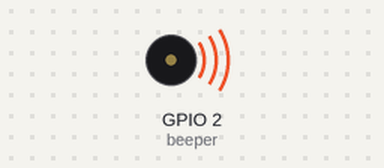
Simulated run of this program. Board: ESP32 board running MicroPython. Shown: buzzer (waves = sounding). What the program prints to the serial console is not drawn. At 85.2 s the program stops and its outputs stay as they are.

Above: at 0.1 s.
Timing chart, 0 to 40.0 s (numbered marks = the images above):
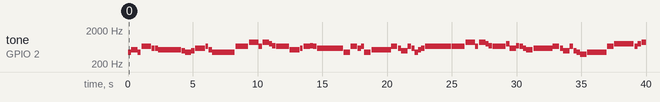

Measured:
- by itself, tone on GPIO 2 (beeper): plays 440 Hz for 0.25 s, 523 Hz for 0.50 s, 440 Hz for 0.25 s, 659 Hz for 0.75 s, 587 Hz for 0.20 s, 587 Hz for 0.25 s … (69 notes in this stretch)

The program:

song.py
```python
from machine import Pin, PWM
import time

# 定义音调频率
tones = {
    '1-': 262,
    '2-': 294,
    '3-': 330,
    '4-': 349,
    '5-': 392,
    '6-': 440,
    '7-': 494,
    '1=': 523,
    '2=': 587,
    '3=': 659,
    '4=': 698,
    '5=': 784,
    '6=': 880,
    '7=': 988,
    '1+': 1046,
    '2+': 1175,
    '3+': 1318,
    '4+': 1397,
    '5+': 1568,
    '6+': 1760,
    '7+': 1976,
    '__': 0
}

beeper = PWM(Pin(2, Pin.OUT), freq=1000, duty=0)

def play(beeper, melody, duty = 10):
    i = 0
    keep = False
    while i  < len(melody):
        if melody[i] == '(':
            i += 1
            keep = True
            continue
        elif melody[i] == ')':
            i += 1
            keep = False

            # 连音结束后稍微停顿下
            beeper.duty(0)
            time.sleep_ms(50)
            continue

        tone, level = melody[i], melody[i+1]
        i += 2
        freq = tones[tone+level]
        if freq:
            beeper.init(duty=duty, freq=freq)
        else:
            beeper.duty(0)  # 空拍时静音

        # 停顿一下 （四四拍每秒两个音，每个音节中间稍微停顿一下）
        time.sleep_ms(200)
        if not keep:
            print(tone, level)
            beeper.duty(0)  # 设备占空比为0，即不上电
        time.sleep_ms(50)

# 《路在何方》
melody = \
"(6-1=1=6-)(3=3=3=)2=(2=1=1=1=1=1=1=1=)(7-6-6-7-)(2=2=2=)3=(1=6-6-6-6-6-6-6-)" \
"(3=3=3=3=)(6=6=6=3=)(6=6=5=4=)(3=3=3=3=)(1=1=1=)2=(3=3=4=3=)(2=2=2=2=2=2=2=2=)" \
"(6-6-)(3=3=)(2=3=6-6-)(1=1=1=1=1=1=3=3=)(2=7-7-3=)(2=6-1=2=)(3=3=3=3=3=3=3=3=)" \
"(3=3=3=3=)(6=6=6=3=)(6=6=5=4=)(3=3=3=3=)(5=2=2=4=)(3=2=1=1=)(2=2=2=2=2=2=3=3=)" \
"(2=7-7-3=)(7-6-5-5-)(6-6-6-6-6-6-)(3=3=)(5=5=5=5=5=5=)(3=5=)(6=6=6=)1+(7=6=)(5=5=)" \
"(6=6=6=6=6=6=6=6=)(1+1+1+1+)(7=7=7=)6-(5=6=)(5=5=5=5=)(5=6=)(3=3=3=3=3=3=3=3=)" \
"(1+1+1+1+)(7=7=7=)6=(5=6=)(5=5=5=5=)(5=6=)(3=3=3=3=3=3=3=3=)(5-6-)1=(3=3=3=)1=" \
"(2=3=)(2=2=2=2=2=2=)(2=7-7-)3=(7-6-5-5-)(6-6-6-6-6-6-6-6-)(5-6-6-)1=(3=3=3=)1=" \
"(2=3=)(2=2=2=2=2=2=)(3=3=5=5=5=5=)(3=3=)(7=7=7=1+7=6=5=5=)(6=6=6=6=6=6=6=6=6=6=6=6=6=6=6=6=)" \
"(3=3=5=5=5=5=)(3=3=)(7=7=7=1+7=6=5=5=)(6=6=6=6=6=6=6=6=6=6=6=6=6=6=6=6=)"

play(beeper, melody)

# 《小星星》
# melody = "1=1=5=5=6=6=5=__4=4=3=3=2=2=1=__5=5=4=4=3=3=2=__5=5=4=4=3=3=2=__1=1=5=5=6=6=5=__4=4=3=3=2=2=1="
# play(beeper, melody)

beeper.deinit()
```
